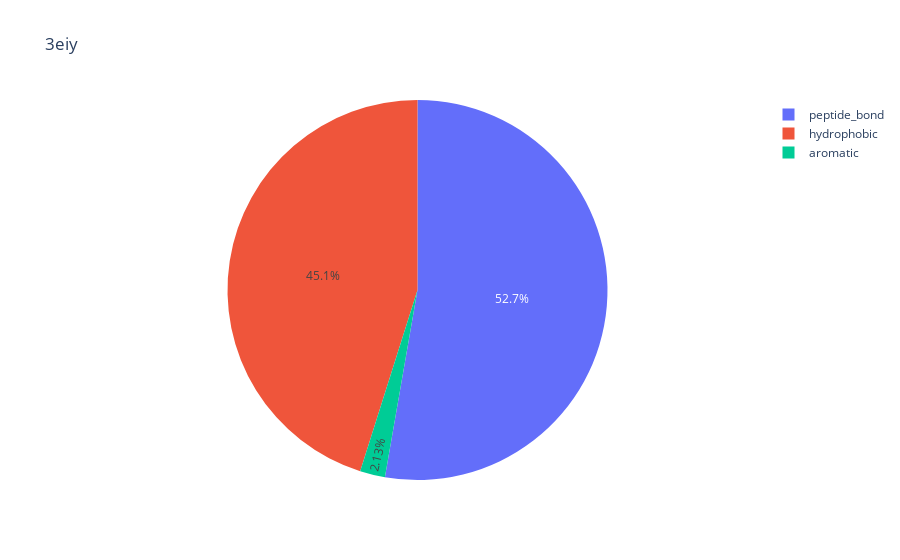

The notebook cell saved with this chart:
### Code cell
from graphein.protein.analysis import plot_edge_type_distribution

fig = plot_edge_type_distribution(g, plot_type="pie")
fig.show()

### Figure 1 — Plotly figure (JSON) as saved in the notebook; plotly's stock layout.template omitted (floating-point values rounded to 4 significant figures)
{"data": [{"domain": {"x": [0, 1], "y": [0, 1]}, "hovertemplate": "index=%{label}<br>counts=%{value}<extra></extra>", "labels": ["peptide_bond", "aromatic", "hydrophobic"], "legendgroup": "", "name": "", "showlegend": true, "type": "pie", "values": [173, 7, 148]}], "layout": {"legend": {"tracegroupgap": 0}, "title": {"text": "3eiy"}}}
